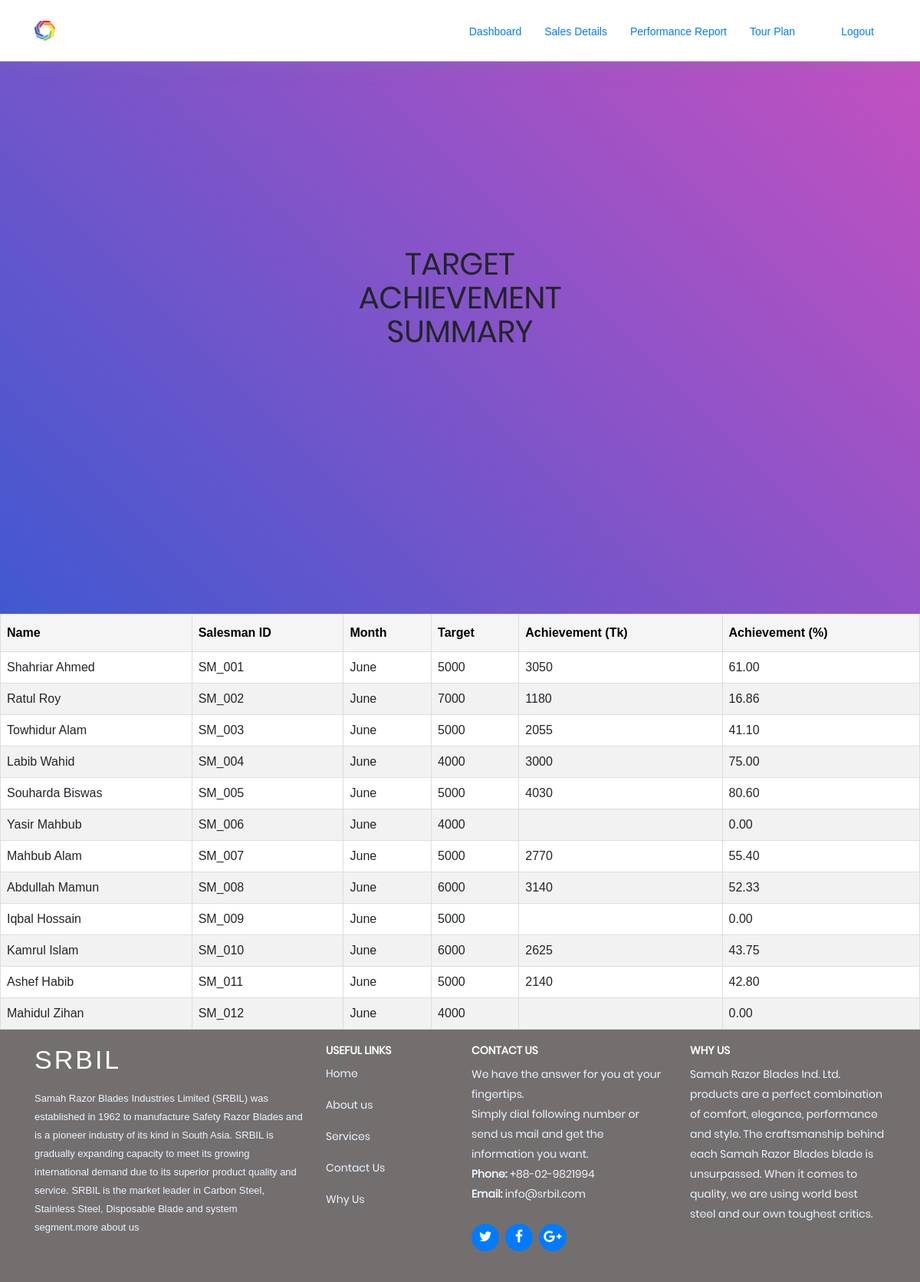
/achievement_info.php, run on the app's committed database.
### tables this page shows
CREATE TABLE `salesmen` (
  `Name` varchar(30) NOT NULL,
  `ID` varchar(15) NOT NULL,
  `Password` varchar(32) NOT NULL,
  `Area Code` varchar(15) NOT NULL,
  `Target` int(11) NOT NULL DEFAULT '5000'
);

### achievement_info.php (the view, shortened to what this page needs)
<?php
    include("head2.php");
?>
<div class="limiter">
		<div class="container-login100"  >
				<div class="login100-form validate-form">
                    <h1 class="spacing">TARGET ACHIEVEMENT SUMMARY</h1>   <br>
      </div>
</div>
    </div>
    <body>
<table id="customers">
  <tr>
    <th>Name</th>
    <th>Salesman ID</th>
    <th>Month</th>
    <th>Target</th>
    <th>Achievement (Tk)</th>
    <th>Achievement (%)</th>
    </tr>
    <?php
        include 'connect.inc.php';
        $id = $_SESSION ['user_id'];
        $month = date("F");
        function achievement ($link, $id1)
        {
            $month = date("F");
            $year = date("Y");
            $result = mysqli_query ($link, "SELECT SUM(`Total sale`) AS sale FROM `sales details` "
                    ."WHERE `Year` = '".$year."' AND `Month` = '".$month."' "
                    ."AND `Shop ID` IN (SELECT `Shop ID` FROM `shops` "
                    ."WHERE `Area Code` IN (SELECT `Area Code` FROM `salesmen` "
                    ."WHERE `salesmen`.`ID` = '".$id1."'))") or die ("error");
            $fetch = mysqli_fetch_assoc($result);
            return $fetch['sale'];
        }
        $result = mysqli_query($link, "SELECT `ID` FROM `salesmen` "
                ."WHERE `Area Code` IN (SELECT `Area Code` FROM `distributors_areas` "
                ."WHERE `Regional_Manager` IN (SELECT `Name` FROM `regional managers` "
                ."WHERE `ID` = '".$id."') OR `Territory_Manager` IN (SELECT `Name` "
                ."FROM `territory managers` WHERE `ID` = '".$id."'))") or die("error");
        if (mysqli_num_rows($result) == 0) {
            $result = mysqli_query($link, "SELECT `ID` FROM `salesmen`");
        }
        $resultset=array();
        while($row=mysqli_fetch_assoc($result))
        {
            $resultset[]=$row;
        }
        foreach ($resultset as $salesman_id) {
            foreach ($salesman_id as $value) {
                $ach = achievement ($link, $value);
                $result1 = mysqli_query($link, "SELECT `Name`, `Target` FROM `salesmen` "
                        ."WHERE `ID` = '".$value."'") or die ("error");
                $fetch1 = mysqli_fetch_assoc($result1);
                $percent = ($ach / $fetch1 ['Target']) * 100;
                echo '<tr><td>'.$fetch1['Name'].'</td>'
                        .'<td>'.$value.'</td>'
                        .'<td>'.$month.'</td>'
                        .'<td>'.$fetch1['Target'].'</td>'
                        .'<td>'.$ach.'</td>'
                        .'<td>'.number_format($percent, 2).'</td></tr>';
            }
        }
    ?>
</table>
</body>
<?php
include("foot.php");
?>

### head2.php (shortened to what this page needs)
<!DOCTYPE html>
<html lang="en">
<head>
<link href="lib/bootstrap/css/bootstrap.min.css" rel="stylesheet">
  <link href="lib/font-awesome/css/font-awesome.min.css" rel="stylesheet">
  <link href="lib/animate/animate.min.css" rel="stylesheet">
  <link href="lib/ionicons/css/ionicons.min.css" rel="stylesheet">
  <link href="lib/owlcarousel/assets/owl.carousel.min.css" rel="stylesheet">
  <link href="lib/lightbox/css/lightbox.min.css" rel="stylesheet">
  <link href="css/style.css" rel="stylesheet">
	<link rel="stylesheet" type="text/css" href="vendor/bootstrap/css/bootstrap.min.css">
	<link rel="stylesheet" type="text/css" href="fonts/font-awesome-4.7.0/css/font-awesome.min.css">
	<link rel="stylesheet" type="text/css" href="vendor/animate/animate.css">
	<link rel="stylesheet" type="text/css" href="vendor/css-hamburgers/hamburgers.min.css">
	<link rel="stylesheet" type="text/css" href="vendor/select2/select2.min.css">
	<link rel="stylesheet" type="text/css" href="css/util.css">
	<link rel="stylesheet" type="text/css" href="css/main.css">
</head>
<body>
  <header id="header" class="fixed-top">
    <div class="container">
      <div class="logo float-left">
        <a href="index.php" class="scrollto"><img src="img/images%20(1).png" alt="" class="img-fluid"></a>
      </div>
      <nav class="main-nav float-right d-none d-lg-block">
        <ul>
            <li class="active"><a href="dashboard.php">Dashboard</a></li>
             <li class="active"><a href="salesinfo.php">Sales Details</a></li>
             <li class="active"><a href="achievement_info.php">Performance Report</a></li>
             <li class="active"><a href="tourplan.php">Tour Plan</a></li>
             <li class="active"><a><?php echo $_SESSION ['user_id']; ?></a></li>
             <li class="active"><a href="logout.php"> Logout</a></li>
        </ul>
      </nav>
    </div>
  </header>
</body>
</html>

### foot.php (shortened to what this page needs)
<!DOCTYPE html>
<html lang="en">
<head>
 <link href="lib/bootstrap/css/bootstrap.min.css" rel="stylesheet">
  <link href="lib/font-awesome/css/font-awesome.min.css" rel="stylesheet">
  <link href="lib/animate/animate.min.css" rel="stylesheet">
  <link href="lib/ionicons/css/ionicons.min.css" rel="stylesheet">
  <link href="lib/owlcarousel/assets/owl.carousel.min.css" rel="stylesheet">
  <link href="lib/lightbox/css/lightbox.min.css" rel="stylesheet">
  <link href="css/style.css" rel="stylesheet">
	<link rel="stylesheet" type="text/css" href="vendor/bootstrap/css/bootstrap.min.css">
	<link rel="stylesheet" type="text/css" href="fonts/font-awesome-4.7.0/css/font-awesome.min.css">
	<link rel="stylesheet" type="text/css" href="vendor/animate/animate.css">
	<link rel="stylesheet" type="text/css" href="vendor/css-hamburgers/hamburgers.min.css">
	<link rel="stylesheet" type="text/css" href="vendor/select2/select2.min.css">
	<link rel="stylesheet" type="text/css" href="css/util.css">
	<link rel="stylesheet" type="text/css" href="css/main.css">
</head>
<body>
  <footer id="footer">
    <div class="footer-top">
      <div class="container">
        <div class="row">
          <div class="col-lg-4 col-md-6 footer-info">
            <h3>SRBIL</h3>
            <p>Samah Razor Blades Industries Limited (SRBIL) was established in 1962 to manufacture Safety Razor Blades and is a pioneer industry of its kind in South Asia. SRBIL is gradually expanding capacity to meet its growing international demand due to its superior product quality and service. SRBIL is the market leader in Carbon Steel, Stainless Steel, Disposable Blade and system segment.more about us</p>
          </div>
          <div class="col-lg-2 col-md-6 footer-links">
            <h4>Useful Links</h4>
            <ul>
              <li><a href="index.php">Home</a></li>
              <li><a href="About_us.php">About us</a></li>
              <li><a href="Services.php">Services</a></li>
              <li><a href="Contact_us.php">Contact Us</a></li>
              <li><a href="Why_us.php">Why Us</a></li>
            </ul>
          </div>
          <div class="col-lg-3 col-md-6 footer-contact">
            <h4>Contact Us</h4>
            <p>
              We have the answer for you at your fingertips.<br>
              Simply dial following number or send us mail and get the information you want.<br>
              <strong>Phone:</strong> +88-02-9821994<br>
              <strong>Email:</strong> info@srbil.com<br><br>
            </p>
            <div class="social-links">
              <a href="https://twitter.com/samahrazorblade" class="twitter"><i class="fa fa-twitter"></i></a>
              <a href="https://www.facebook.com/samahrazor" class="facebook"><i class="fa fa-facebook"></i></a>
              <a href="https://plus.google.com/u/0/104837034130007748544" class="google-plus"><i class="fa fa-google-plus"></i></a>
            </div>
          </div>
          <div class="col-lg-3 col-md-6 footer-newsletter">
            <h4>Why Us</h4>
            <p>Samah Razor Blades Ind. Ltd. products are a perfect combination of comfort, elegance, performance and style. The craftsmanship behind each Samah Razor Blades blade is unsurpassed. When it comes to quality, we are using world best steel and our own toughest critics.</p>
          </div>
        </div>
      </div>
    </div>
  </footer>
</body>
</html>

### css/style.css (style rules this page uses)
body { background: #fff; color: black; font-family: "Open Sans", sans-serif; }
a { color: #007bff; transition: 0.5s; }
p { padding: 0; margin: 0 0 30px 0; }
h1, h2, h3, h4, h5, h6 { font-family: "Montserrat", sans-serif; font-weight: 400; margin: 0 0 20px 0; padding: 0; }
#header { height: 80px; transition: all 0.5s; z-index: 997; transition: all 0.5s; padding: 20px 0; background: #fff; box-shadow: 0px 0px 30px rgba(127, 137, 161, 0.3); }
#header .logo img { padding: 0; margin: 7px 0; max-height: 26px; }
.main-nav, .main-nav * { margin: 0; padding: 0; list-style: none; }
.main-nav > ul > li { position: relative; white-space: nowrap; float: left; }
.main-nav a { display: block; position: relative; color: #004289; padding: 10px 15px; transition: 0.3s; font-size: 14px; font-family: "Montserrat", sans-serif; font-weight: 500; }
.main-nav a:hover, .main-nav .active > a, .main-nav li:hover > a { color: #007bff; text-decoration: none; }
.mobile-nav { position: fixed; top: 0; bottom: 0; z-index: 9999; overflow-y: auto; left: -260px; width: 260px; padding-top: 18px; background: rgba(19, 39, 57, 0.8); transition: 0.4s; }
.mobile-nav * { margin: 0; padding: 0; list-style: none; }
.mobile-nav a { display: block; position: relative; color: #fff; padding: 10px 20px; font-weight: 500; }
.mobile-nav a:hover, .mobile-nav .active > a, .mobile-nav li:hover > a { color: #74b5fc; text-decoration: none; }
#footer .footer-top { background: #736F6F; padding: 20px 0 10px 0; }
#footer .footer-top .footer-info { margin-bottom: 30px; }
#footer .footer-top .footer-info h3 { font-size: 34px; margin: 0 0 20px 0; padding: 2px 0 2px 0; line-height: 1; font-family: "Montserrat", sans-serif; color: #fff; font-weight: 400; letter-spacing: 3px; text-transform: uppercase; }
#footer .footer-top .footer-info p { font-size: 13px; line-height: 24px; margin-bottom: 0; font-family: "Montserrat", sans-serif; color: #ecf5ff; }
#footer .footer-top .social-links a { font-size: 18px; display: inline-block; background: #007bff; color: #fff; line-height: 1; padding: 8px 0; margin-right: 4px; border-radius: 50%; text-align: center; width: 36px; height: 36px; transition: 0.3s; }
#footer .footer-top h4 { font-size: 14px; font-weight: bold; color: #fff; text-transform: uppercase; position: relative; padding-bottom: 10px; }
#footer .footer-top .footer-links { margin-bottom: 30px; }
#footer .footer-top .footer-links ul { list-style: none; padding: 0; margin: 0; }
#footer .footer-top .footer-links ul li { padding: 8px 0; }
#footer .footer-top .footer-links ul li:first-child { padding-top: 0; }
#footer .footer-top .footer-links ul a { color: #ecf5ff; }
#footer .footer-top .footer-contact { margin-bottom: 30px; }
#footer .footer-top .footer-contact p { color: #ecf5ff; line-height: 26px; }
#footer .footer-top .footer-newsletter { margin-bottom: 30px; }
#footer .footer-top .footer-newsletter p { color: #ecf5ff; line-height: 26px; }

### css/main.css (style rules this page uses)
* { margin: 0px; padding: 0px; box-sizing: border-box; }
body, html { height: 100%; font-family: Poppins-Regular, sans-serif; }
a { font-family: Poppins-Regular; font-size: 14px; line-height: 1.7; color: #666666; margin: 0px; transition: all 0.4s; -webkit-transition: all 0.4s; -o-transition: all 0.4s; -moz-transition: all 0.4s; }
h1,h2,h3,h4,h5,h6 { margin: 0px; }
p { font-family: Poppins-Regular; font-size: 14px; line-height: 1.7; color: #666666; margin: 0px; }
ul, li { margin: 0px; list-style-type: none; }
.limiter { width: 100%; margin: 0 auto; }
.container-login100 { width: 100%; min-height: 100vh; display: -webkit-box; display: -webkit-flex; display: -moz-box; display: -ms-flexbox; display: flex; flex-wrap: wrap; justify-content: center; align-items: center; padding: 15px; background: #9053c7; background: -webkit-linear-gradient(-135deg, #c850c0, #4158d0); }
.login100-form { width: 290px; }

### achievement_info.php (style rules this page uses)
.row:after { content: ""; display: table; clear: both; float: left; display: inline-block; }
h1.spacing { text-align: center; padding-bottom: 0px; }
#customers { font-family: "Trebuchet MS", Arial, Helvetica, sans-serif; border-collapse: collapse; width: 100%; }
#customers td, #customers th { border: 1px solid #ddd; padding: 8px; }
#customers tr:nth-child(even) { background-color: #f2f2f2; }
#customers th { padding-top: 12px; padding-bottom: 12px; text-align: left; background-color: whitesmoke; color: black; }

### data on the page
salesmen: Name "Shahriar Ahmed", ID "SM_001", Target "5000", ach "3050", percent "61.00"
salesmen: Name "Ratul Roy", ID "SM_002", Target "7000", ach "1180", percent "16.86"
salesmen: Name "Towhidur Alam", ID "SM_003", Target "5000", ach "2055", percent "41.10"
salesmen: Name "Labib Wahid", ID "SM_004", Target "4000", ach "3000", percent "75.00"
salesmen: Name "Souharda Biswas", ID "SM_005", Target "5000", ach "4030", percent "80.60"
salesmen: Name "Yasir Mahbub", ID "SM_006", Target "4000", Target "0.00"
salesmen: Name "Mahbub Alam", ID "SM_007", Target "5000", ach "2770", percent "55.40"
salesmen: Name "Abdullah Mamun", ID "SM_008", Target "6000", ach "3140", percent "52.33"
salesmen: Name "Iqbal Hossain", ID "SM_009", Target "5000", Target "0.00"
salesmen: Name "Kamrul Islam", ID "SM_010", Target "6000", ach "2625", percent "43.75"
salesmen: Name "Ashef Habib", ID "SM_011", Target "5000", ach "2140", percent "42.80"
salesmen: Name "Mahidul Zihan", ID "SM_012", Target "4000", Target "0.00"
